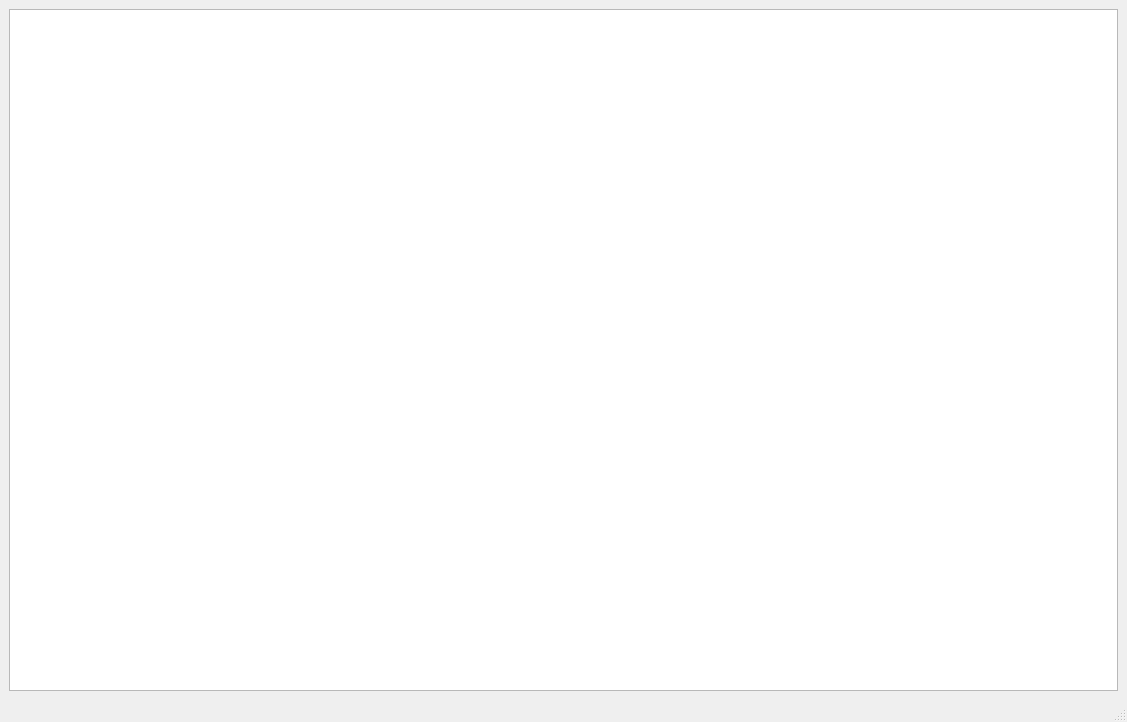
<?xml version="1.0" encoding="UTF-8"?>
<ui version="4.0">
 <class>MainWindow</class>
 <widget class="QMainWindow" name="MainWindow">
  <property name="geometry">
   <rect>
    <x>0</x>
    <y>0</y>
    <width>1127</width>
    <height>722</height>
   </rect>
  </property>
  <property name="windowTitle">
   <string>但是风好大发动机号</string>
  </property>
  <widget class="QWidget" name="centralwidget">
   <layout class="QGridLayout" name="gridLayout">
    <item row="0" column="0">
     <widget class="HkjTableView" name="tableView"/>
    </item>
   </layout>
  </widget>
  <widget class="QMenuBar" name="menubar">
   <property name="geometry">
    <rect>
     <x>0</x>
     <y>0</y>
     <width>1127</width>
     <height>26</height>
    </rect>
   </property>
  </widget>
  <widget class="QStatusBar" name="statusbar"/>
 </widget>
 <customwidgets>
  <customwidget>
   <class>HkjTableView</class>
   <extends>QTableView</extends>
   <header location="global">HkjView.HkjTableView</header>
  </customwidget>
 </customwidgets>
 <resources/>
 <connections/>
</ui>
